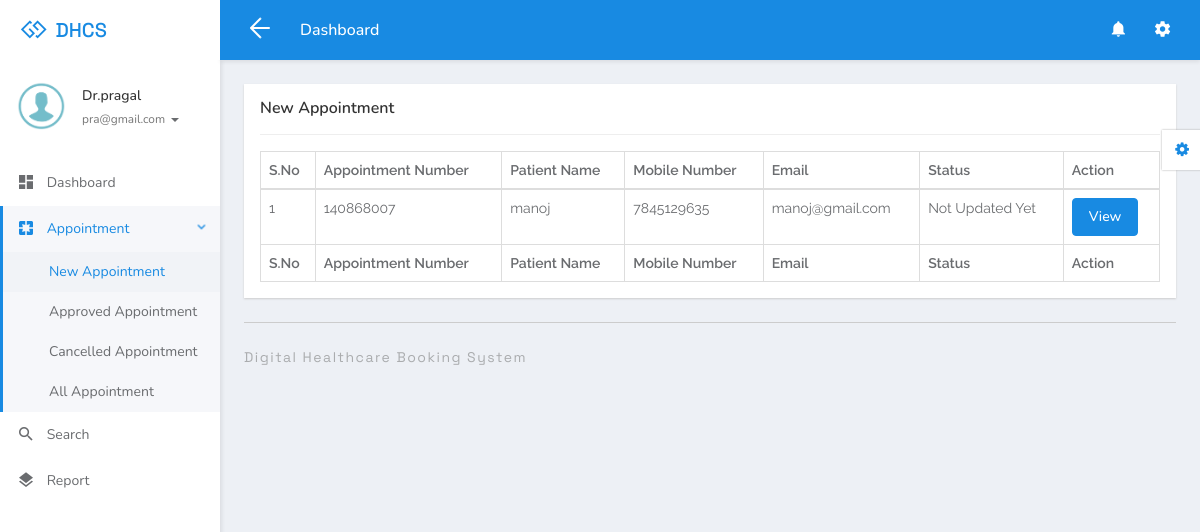
Screenshot of /doctor/new-appointment.php (signed in) with the database file from the repository.
### tables this page shows
CREATE TABLE `tbldoctor` (
  `ID` int(5) NOT NULL,
  `FullName` varchar(250) DEFAULT NULL,
  `MobileNumber` bigint(10) DEFAULT NULL,
  `Email` varchar(250) DEFAULT NULL,
  `Specialization` varchar(250) DEFAULT NULL,
  `Password` varchar(259) DEFAULT NULL,
  `CreationDate` timestamp NULL DEFAULT current_timestamp()
);

CREATE TABLE `tblappointment` (
  `ID` int(10) NOT NULL,
  `AppointmentNumber` int(10) DEFAULT NULL,
  `Name` varchar(250) DEFAULT NULL,
  `MobileNumber` bigint(20) DEFAULT NULL,
  `Email` varchar(250) DEFAULT NULL,
  `AppointmentDate` date DEFAULT NULL,
  `AppointmentTime` time DEFAULT NULL,
  `Specialization` varchar(250) DEFAULT NULL,
  `Doctor` int(10) DEFAULT NULL,
  `Message` mediumtext DEFAULT NULL,
  `ApplyDate` timestamp NULL DEFAULT current_timestamp(),
  `Remark` varchar(250) DEFAULT NULL,
  `Status` varchar(250) DEFAULT NULL,
  `UpdationDate` timestamp NULL DEFAULT NULL ON UPDATE current_timestamp()
);

### doctor/new-appointment.php (the view, shortened to what this page needs)
<?php
include ('includes/dbconnection.php');
if (strlen($_SESSION['damsid'] == 0)) {
	header('location:logout.php');
} else {
?>
<!DOCTYPE html>
<html lang="en">
<head>
	<link rel="stylesheet" href="libs/bower/font-awesome/css/font-awesome.min.css">
	<link rel="stylesheet" href="libs/bower/material-design-iconic-font/dist/css/material-design-iconic-font.css">
	<link rel="stylesheet" href="libs/bower/animate.css/animate.min.css">
	<link rel="stylesheet" href="libs/bower/fullcalendar/dist/fullcalendar.min.css">
	<link rel="stylesheet" href="libs/bower/perfect-scrollbar/css/perfect-scrollbar.css">
	<link rel="stylesheet" href="assets/css/bootstrap.css">
	<link rel="stylesheet" href="assets/css/core.css">
	<link rel="stylesheet" href="assets/css/app.css">
	<link rel="stylesheet" href="assets/css/customize.css">
</head>
<body class="menubar-left menubar-unfold menubar-light theme-primary">
<?php include_once ('includes/header.php'); ?>
<?php include_once ('includes/sidebar.php'); ?>
<main id="app-main" class="app-main">
  <div class="wrap">
	<section class="app-content">
		<div class="row">
			<div class="col-md-12">
				<div class="widget">
					<header class="widget-header">
						<h4 class="widget-title">New Appointment</h4>
					</header>
					<hr class="widget-separator">
					<div class="widget-body">
						<div class="table-responsive">
							<table class="table table-bordered table-hover js-basic-example dataTable table-custom">
								<thead>
									<tr>
										<th>S.No</th>
										<th>Appointment Number</th>
										<th>Patient Name</th>
										<th>Mobile Number</th>
										<th>Email</th>
									<th>Status</th>
										<th>Action</th>
									</tr>
								</thead>
								<tbody>
                  <?php
	$docid = $_SESSION['damsid'];
	$sql = 'SELECT * from  tblappointment where Status is null && Doctor=:docid';
	$query = $dbh->prepare($sql);
	$query->bindParam(':docid', $docid, PDO::PARAM_STR);
	$query->execute();
	$results = $query->fetchAll(PDO::FETCH_OBJ);
	$cnt = 1;
	if ($query->rowCount() > 0) {
		foreach ($results as $row) {
			?>
									<tr>
										<td><?php echo htmlentities($cnt); ?></td>
										<td><?php echo htmlentities($row->AppointmentNumber); ?></td>
										<td><?php echo htmlentities($row->Name); ?></td>
										<td><?php echo htmlentities($row->MobileNumber); ?></td>
										<td><?php echo htmlentities($row->Email); ?></td>
                                        <?php if ($row->Status == '') { ?>
                     <td><?php echo 'Not Updated Yet'; ?></td>
<?php } else { ?>                  <td><?php echo htmlentities($row->Status); ?>
                  </td>
                  <?php } ?>
										<td><a href="view-appointment-detail.php?editid=<?php echo htmlentities($row->ID); ?>&&aptid=<?php echo htmlentities($row->AppointmentNumber); ?>" class="btn btn-primary">View</a></td>
									</tr>
								 <?php $cnt = $cnt + 1;
		}
	} ?>
								</tbody>
                  <tfoot>
                  <tr>
                  <th>S.No</th>
										<th>Appointment Number</th>
										<th>Patient Name</th>
										<th>Mobile Number</th>
										<th>Email</th>
										<th>Status</th>
										<th>Action</th>
                  </tr>
                </tfoot>
							</table>
						</div>
					</div>
				</div>
			</div>
		</div>
	</section>
</div>
  <?php include_once ('includes/footer.php'); ?>
</main>
<?php include_once ('includes/customizer.php'); ?>
</body>
</html>
<?php } ?>

### doctor/includes/sidebar.php (shortened to what this page needs)
<aside id="menubar" class="menubar light">
  <div class="app-user">
    <div class="media">
      <div class="media-left">
        <div class="avatar avatar-md avatar-circle">
          <a href="javascript:void(0)"><img class="img-responsive" src="assets/images/images.png" alt="avatar"/></a>
        </div>
      </div>
      <div class="media-body">
        <div class="foldable">
          <?php
          $eid = $_SESSION['damsid'];
          $sql = 'SELECT FullName,Email from  tbldoctor where ID=:eid';
          $query = $dbh->prepare($sql);
          $query->bindParam(':eid', $eid, PDO::PARAM_STR);
          $query->execute();
          $results = $query->fetchAll(PDO::FETCH_OBJ);
          foreach ($results as $row) {
            $email = $row->Email;
            $fname = $row->FullName;
          }
          ?>
          <h5><a href="javascript:void(0)" class="username"><?php echo $fname; ?></a></h5>
          <ul>
            <li class="dropdown">
              <a href="javascript:void(0)" class="dropdown-toggle usertitle" data-toggle="dropdown" aria-haspopup="true" aria-expanded="false">
                <small><?php echo $email; ?></small>
                <span class="caret"></span>
              </a>
            </li>
          </ul>
        </div>
      </div>
    </div>
  </div>
  <div class="menubar-scroll">
    <div class="menubar-scroll-inner">
      <ul class="app-menu">
        <li class="has-submenu">
          <a href="dashboard.php">
            <i class="menu-icon zmdi zmdi-view-dashboard zmdi-hc-lg"></i>
            <span class="menu-text">Dashboard</span>
          </a>
        </li>
       <li class="has-submenu">
          <a href="javascript:void(0)" class="submenu-toggle">
            <i class="menu-icon zmdi zmdi-pages zmdi-hc-lg"></i>
            <span class="menu-text">Appointment</span>
            <i class="menu-caret zmdi zmdi-hc-sm zmdi-chevron-right"></i>
          </a>
          <ul class="submenu">
            <li><a href="new-appointment.php"><span class="menu-text">New Appointment</span></a></li>
            <li><a href="approved-appointment.php"><span class="menu-text">Approved Appointment</span></a></li>
            <li><a href="cancelled-appointment.php"><span class="menu-text">Cancelled Appointment</span></a></li>
            <li><a href="all-appointment.php"><span class="menu-text">All Appointment</span></a></li>
          </ul>
        </li>
        <li>
          <a href="search.php">
            <i class="menu-icon zmdi zmdi-search zmdi-hc-lg"></i>
            <span class="menu-text">Search</span>
          </a>
        </li>
        <li>
          <a href="appointment-bwdates.php">
            <i class="menu-icon zmdi zmdi-layers zmdi-hc-lg"></i>
            <span class="menu-text">Report</span>
          </a>
        </li>
      </ul>
    </div>
  </div>
</aside>

### doctor/assets/css/customize.css (style rules this page uses)
:root { --font1: "Poppins", sans-serif; --font2: "Nunito", sans-serif; --font3: "Space Grotesk", sans-serif; --font4: "Lexend", sans-serif; --font5: "Varela Round", sans-serif; --font6: "Satisfy", cursive; }
h1, h2, h3, h4, h5, h6, p, a, li { font-family: var(--font2) !important ; }

### rows the page displays
tbldoctor: FullName "Dr.pragal", Email "pra@gmail.com"
tblappointment: AppointmentNumber "140868007", Name "manoj", MobileNumber "7845129635", Email "manoj@gmail.com", shows "Not Updated Yet"
